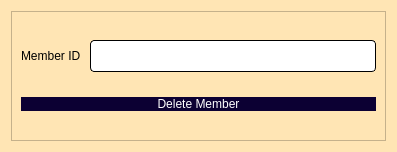
<?xml version="1.0" encoding="UTF-8"?>
<ui version="4.0">
 <class>deleteMember</class>
 <widget class="QDialog" name="deleteMember">
  <property name="geometry">
   <rect>
    <x>0</x>
    <y>0</y>
    <width>397</width>
    <height>152</height>
   </rect>
  </property>
  <property name="windowTitle">
   <string>Dialog</string>
  </property>
  <property name="styleSheet">
   <string notr="true">background-color: rgb(255, 229, 180);</string>
  </property>
  <layout class="QVBoxLayout" name="verticalLayout_2">
   <item>
    <widget class="QFrame" name="frame">
     <property name="frameShape">
      <enum>QFrame::StyledPanel</enum>
     </property>
     <property name="frameShadow">
      <enum>QFrame::Raised</enum>
     </property>
     <layout class="QVBoxLayout" name="verticalLayout">
      <item>
       <layout class="QHBoxLayout" name="horizontalLayout">
        <item>
         <widget class="QLabel" name="label">
          <property name="styleSheet">
           <string notr="true">font: 13pt &quot;lato&quot;;
color: rgb(0, 0, 0);</string>
          </property>
          <property name="text">
           <string>Member ID </string>
          </property>
         </widget>
        </item>
        <item>
         <widget class="QLineEdit" name="ID">
          <property name="styleSheet">
           <string notr="true">QLineEdit{
	background-color: rgb(255, 255, 255);
	 border: 1px  solid;
     border-radius: 4px;
	font: 24px
}</string>
          </property>
         </widget>
        </item>
       </layout>
      </item>
      <item>
       <layout class="QHBoxLayout" name="horizontalLayout_2">
        <item>
         <widget class="QPushButton" name="deleteMemberBtn">
          <property name="styleSheet">
           <string notr="true">QPushButton{
border-radius:15px;
padding : 0 4px;
background: #0c0033;
border -radius:10px;
color: rgb(255, 255, 255);
font: 12pt &quot;Lato Black&quot;;
}
QPushButton:hover:!pressed
{

background:#ababab;
}
QToolButton
{

border-radius:10px;
bacground:red;
color:red;
}

QPushButton:pressed
{
              font-size: 19px;
              transition: 0.9s; 
}</string>
          </property>
          <property name="text">
           <string>Delete Member</string>
          </property>
         </widget>
        </item>
       </layout>
      </item>
     </layout>
    </widget>
   </item>
  </layout>
 </widget>
 <resources/>
 <connections/>
</ui>
